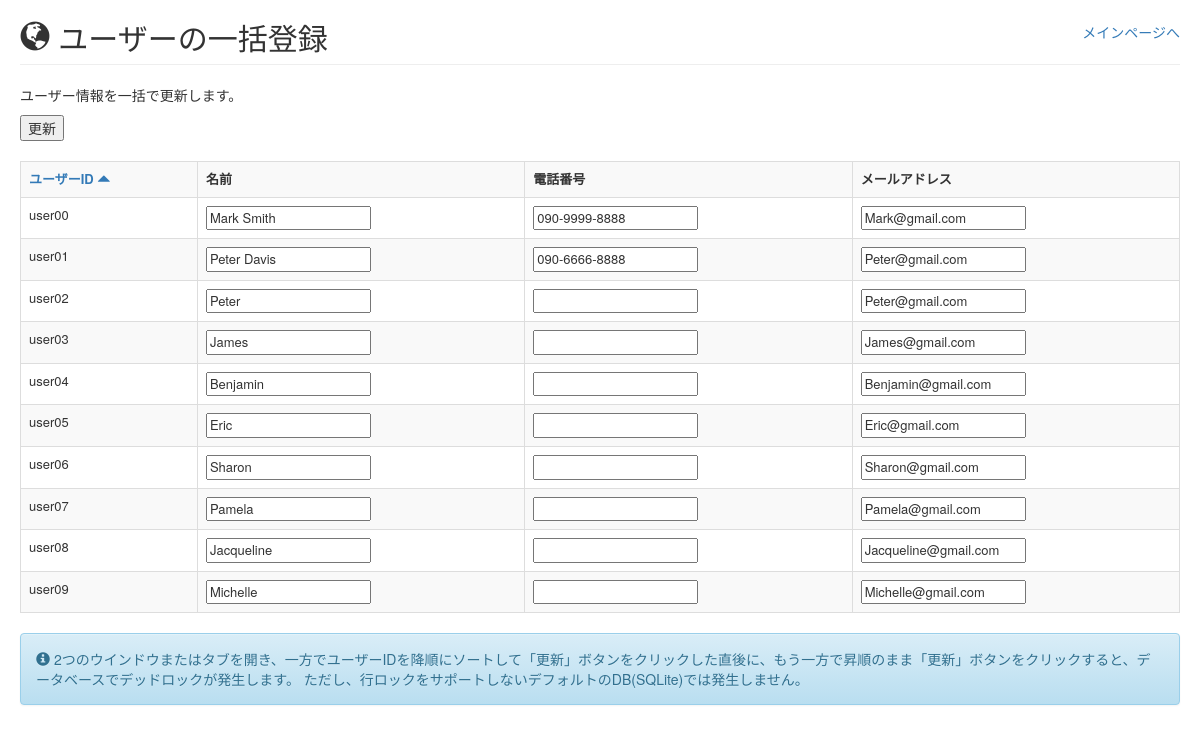
/deadlock2/, run on an earlier commit of the app's database.
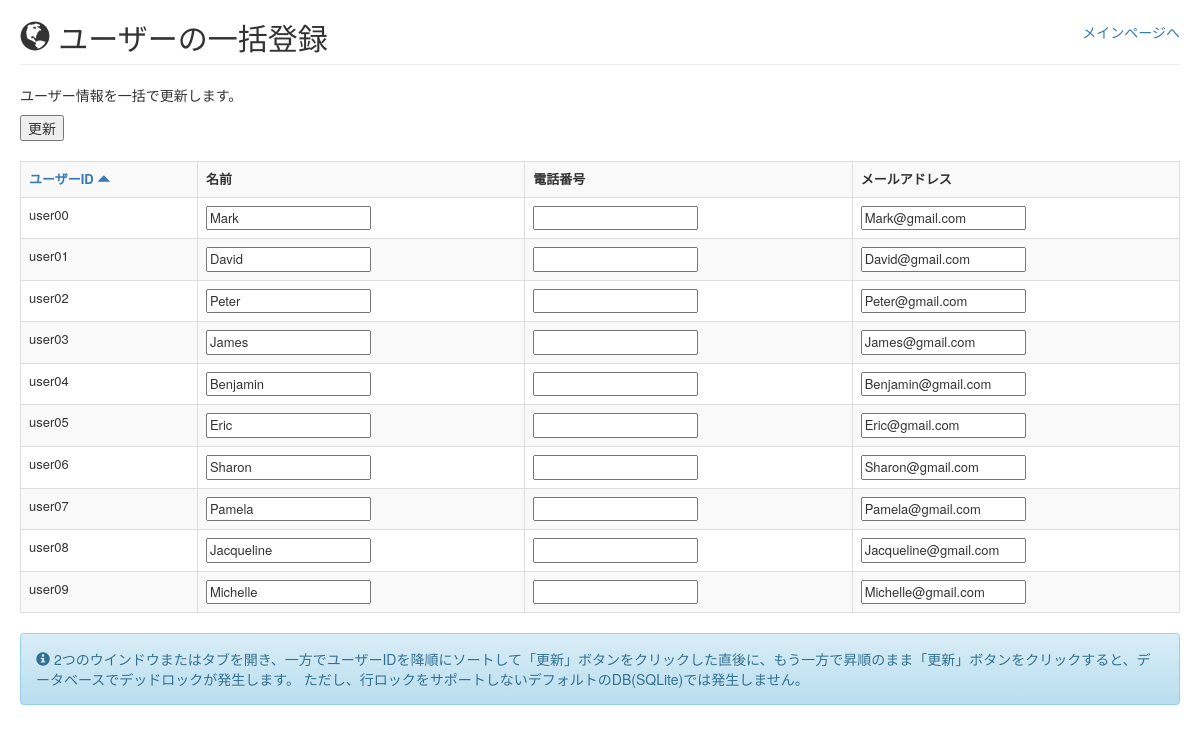
And on a later commit of the database.
### easybuggy/models.py (models this page shows)
class User(models.Model):
    id = models.CharField(max_length=10, primary_key=True)
    name = models.CharField(max_length=30)
    password = models.CharField(max_length=30)
    secret = models.CharField(max_length=100)
    ispublic = models.CharField(max_length=5)
    phone = models.CharField(max_length=20, blank=True, null=True)
    mail = models.EmailField(max_length=100, blank=True, null=True)

### easybuggy/views.py (the view, shortened to what this page needs)
# urls.py: url(r'^deadlock2/$', views.deadlock2, name='deadlock2'),
def deadlock2(request):
    d = {
        'title': _('title.deadlock2.page'),
        'note': _('msg.note.deadlock2'),
    }
    order = get_order(request)
    d['users'] = User.objects.raw("SELECT * FROM easybuggy_user WHERE ispublic = 'true' ORDER BY id " + order)
    d['order'] = order
    return render(request, 'deadlock2.html', d)

### easybuggy/views.py (called while the page is built)
def get_order(request):
    order = request.GET.get("order")
    if order == 'asc':
        order = 'desc'
    else:
        order = 'asc'
    return order

### templates/deadlock2.html (shortened to what this page needs)
{% extends "base.html" %}
{% load i18n %}
{% block body %}
{% include "header.html" %}
<p>{% trans 'msg.update.users' %}</p>
<form action="" method="post">
    <input type="submit" value="{% trans 'label.update' %}"/><br/><br/>
    <table class="table table-striped table-bordered table-hover" style="font-size: small;">
        <tr>
            <th><a href='/deadlock2?order={{order}}'>
            {% trans 'label.user.id' %}
            {% if order is not "desc" %}
            <span class="glyphicon glyphicon-triangle-top"></span>
            {% else %}
            <span class="glyphicon glyphicon-triangle-bottom"></span>
            {% endif %}
            </a></th>
            <th>{% trans 'label.name' %}</th>
            <th>{% trans 'label.phone' %}</th>
            <th>{% trans 'label.mail' %}</th>
        </tr>
        {% for user in users %}
        <tr>
            <td><input type="hidden" name="uid_{{ forloop.counter }}" value="{{ user.id }}"/>{{ user.id }}</td>
            <td><input type="text" name="{{ user.id }}_name" value="{{ user.name }}"/></td>
            <td><input type="text" name="{{ user.id }}_phone" value="{{ user.phone|default_if_none:'' }}"/></td>
            <td><input type="text" name="{{ user.id }}_mail" value="{{ user.mail|default_if_none:'' }}"/></td>
        </tr>
        {% endfor %}
    </table>
    {% include "messages.html" %}
</form>
{% endblock %}

### templates/base.html (shortened to what this page needs)
<!DOCTYPE html PUBLIC "-//W3C//DTD XHTML 1.0 Strict//EN" "http://www.w3.org/TR/xhtml1/DTD/xhtml1-strict.dtd">
{% load i18n %}
<html xmlns="http://www.w3.org/1999/xhtml" lang="ja">
<head>
	<link rel="stylesheet" href="https://maxcdn.bootstrapcdn.com/bootstrap/3.3.7/css/bootstrap.min.css"
 />
	<link rel="stylesheet" href="https://maxcdn.bootstrapcdn.com/bootstrap/3.3.7/css/bootstrap-theme.min.css"
 />
	<link rel="stylesheet" href="https://cdnjs.cloudflare.com/ajax/libs/animate.css/3.5.2/animate.min.css"
 />
</head>
<body style="margin-left: 20px; margin-right: 20px;">
{% block body %}
{% endblock %}
</body>
</html>

### templates/header.html (shortened to what this page needs)
{% load i18n %}
<table style="width: 100%;">
    <tr>
        <td><h2><span class="glyphicon glyphicon-globe"></span> <span>{{ title }}</span></h2></td>
        {% if not request.session.username %}
        <td align="right"><a href="/">{% trans 'label.go.to.main' %}</a></td>
        {% endif %}
    </tr>
</table>
<hr style="margin-top: 0px"/>

### templates/messages.html (shortened to what this page needs)
{% if note %}
<div class="alert alert-info" role="alert">
    <span class="glyphicon glyphicon-info-sign"></span>
    <th>{% autoescape off %}{{ note }}{% endautoescape %}</th><br/>
</div>
{% endif %}

What changed in the data, as far as the page shows it:
changed User "user00": name "Mark Smith" → "Mark"; phone "090-9999-8888" → (not shown)
changed User "user01": name "Peter Davis" → "David"; phone "090-6666-8888" → (not shown); mail "Peter@gmail.com" → "David@gmail.com"
